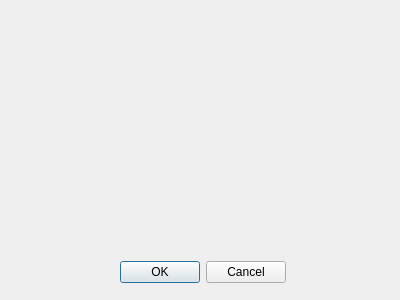
<?xml version="1.0" encoding="UTF-8"?>
<ui version="4.0">
 <class>Dialog01</class>
 <widget class="QDialog" name="Dialog01">
  <property name="geometry">
   <rect>
    <x>0</x>
    <y>0</y>
    <width>400</width>
    <height>300</height>
   </rect>
  </property>
  <property name="windowTitle">
   <string>Dialog</string>
  </property>
  <widget class="QDialogButtonBox" name="buttonBox">
   <property name="geometry">
    <rect>
     <x>120</x>
     <y>260</y>
     <width>166</width>
     <height>24</height>
    </rect>
   </property>
   <property name="orientation">
    <enum>Qt::Orientation::Horizontal</enum>
   </property>
   <property name="standardButtons">
    <set>QDialogButtonBox::StandardButton::Cancel|QDialogButtonBox::StandardButton::Ok</set>
   </property>
  </widget>
 </widget>
 <resources/>
 <connections>
  <connection>
   <sender>buttonBox</sender>
   <signal>accepted()</signal>
   <receiver>Dialog01</receiver>
   <slot>accept()</slot>
   <hints>
    <hint type="sourcelabel">
     <x>248</x>
     <y>254</y>
    </hint>
    <hint type="destinationlabel">
     <x>157</x>
     <y>274</y>
    </hint>
   </hints>
  </connection>
  <connection>
   <sender>buttonBox</sender>
   <signal>rejected()</signal>
   <receiver>Dialog01</receiver>
   <slot>reject()</slot>
   <hints>
    <hint type="sourcelabel">
     <x>316</x>
     <y>260</y>
    </hint>
    <hint type="destinationlabel">
     <x>286</x>
     <y>274</y>
    </hint>
   </hints>
  </connection>
 </connections>
</ui>
